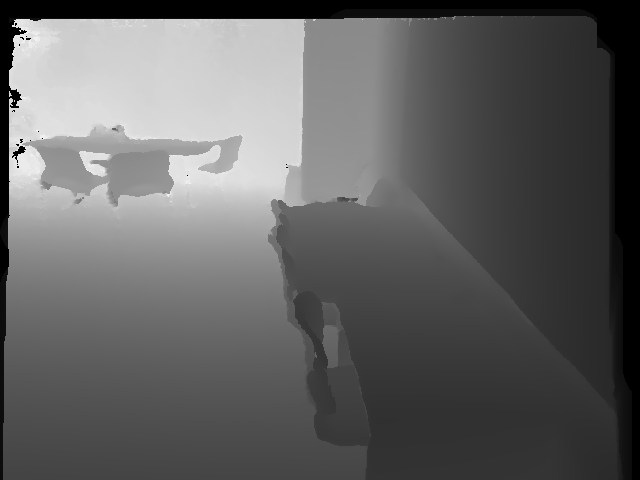
#> input picture data/mit_32_d507/d507_2/depthTSDF/0000002-000000033369.png, 640 x 480 px, found by its file name; its folder holds only this picture in this run
$ python dataset_buid_new.py
#> lines starting #> are read from the running program, lines starting #| are printed output that depends on the picture
import os
import cv2
import numpy as np
import pickle
from tqdm import tqdm
import matplotlib.pyplot as plt
from mpl_toolkits.mplot3d import Axes3D


fx, fy = 570.3422047415297, 570.3422047415297
cx, cy = 320.0, 240.0

NUMPOINTS = 1024*4

# 修改预处理函数以处理颜色信息
def preprocess_pointcloud(points, colors=None, num_points=1024):
    if len(points) < num_points:
        idx = np.random.choice(len(points), num_points, replace=True)
    else:
        idx = np.random.choice(len(points), num_points, replace=False)

    points = points[idx, :]

    # 规范化点云
    centroid = np.mean(points, axis=0)
    points -= centroid
    furthest_dist = np.max(np.linalg.norm(points, axis=1))
    points /= furthest_dist

    if colors is not None:
        colors = colors[idx, :]
        return points, colors

    return points

# 修改depth_to_pointcloud函数以接收和处理RGB图像
def depth_to_pointcloud(depth_raw, rgb_img=None):
    h, w = depth_raw.shape
    u, v = np.meshgrid(np.arange(w), np.arange(h))
    z = depth_raw
    x = (u - cx) * z / fx
    y = (v - cy) * z / fy
    points = np.stack((x, y, z), axis=-1).reshape(-1, 3)
    mask = (z.reshape(-1) > 0) & np.isfinite(points).all(axis=1)

    if rgb_img is not None:
        # 提取对应点的RGB颜色
        colors = rgb_img.reshape(-1, 3)[mask]
        return points[mask], colors

    return points[mask]

def build_dataset(base_dir, output_file):
#> called with base_dir = './data'
    sequences = [
        "mit_32_d507/d507_2/",
        "mit_76_459/76-459b/",
        "mit_76_studyroom/76-1studyroom2/",
        "mit_gym_z_squash/gym_z_squash_scan1_oct_26_2012_erika/",
        "mit_lab_hj/lab_hj_tea_nov_2_2012_scan1_erika/"
    ]

    all_pointclouds = []
    all_point_labels = []  # 点级别的标签
    all_frame_labels = []  # 帧级别的标签
    all_categorical_vectors = []  # 场景类型向量
    all_image_paths = []  # 图像路径
    all_point_colors = []  # 新增：点颜色信息

    for seq_idx, seq in enumerate(sequences):
        base_path = os.path.join(base_dir, seq)

        depth_path = os.path.join(base_path, "depthTSDF") if os.path.exists(os.path.join(base_path, "depthTSDF")) else os.path.join(base_path, "depth")
        img_path = os.path.join(base_path, "image")
        label_path = os.path.join(base_path, "labels/tabletop_labels.dat")

        has_labels = os.path.exists(label_path)

        if has_labels:
            with open(label_path, 'rb') as f:
                labels_data = pickle.load(f)  # [frame][table_instance][coordinate]
        else:
            print(f"⚠ Warning: {seq} has no labels. Defaulting to label 0 for all frames.")
            labels_data = None

        # only process jpg file
        img_files = sorted([f for f in os.listdir(img_path) if f.endswith(".jpg")])
        # only process png file
        depth_files = sorted([f for f in os.listdir(depth_path) if f.endswith(".png")])

        n_frames = min(len(img_files), len(depth_files))
        if n_frames == 0:
            print(f"⚠ Warning: {seq} has no valid image-depth pairs. Skipping.")
            continue

        print(f"Processing {seq}: Found {len(img_files)} jpg images, {len(depth_files)} png depth maps. Using {n_frames} frames.")

        # 确保labels_data与n_frames对齐
        if has_labels and len(labels_data) < n_frames:
            print(f"⚠ Warning: {seq} has fewer labels ({len(labels_data)}) than frames ({n_frames}). Padding with [].")
            labels_data += [[]] * (n_frames - len(labels_data))

        for i in tqdm(range(n_frames)):
            depth_file = os.path.join(depth_path, depth_files[i])
            depth = cv2.imread(depth_file, cv2.IMREAD_UNCHANGED).astype(np.float32) / 1000.0
#> depth: shape (480, 640) float32; min 0, max 63.38, mean 25.1
            img_file = os.path.join(img_path, img_files[i])
            img = cv2.imread(img_file)
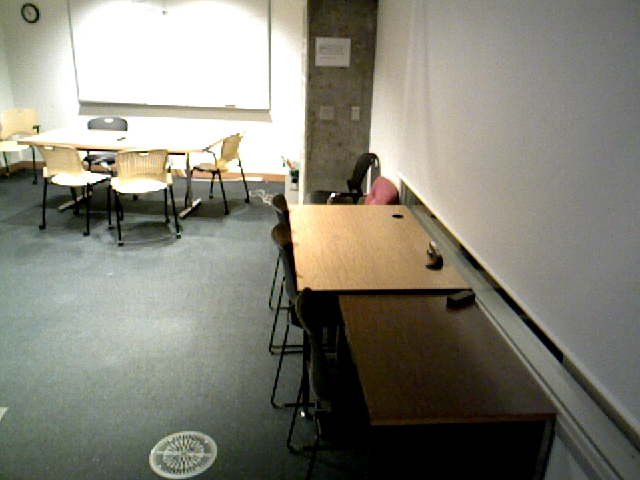
#> input picture data/mit_32_d507/d507_2/image/0000001-000000030183.jpg, 640 x 480 px, found by its file name
#> img is the input picture: shape (480, 640, 3); mean B, G, R 119, 131.1, 132.6

            # 获取原始点云（带颜色）
            rgb_img = cv2.cvtColor(img, cv2.COLOR_BGR2RGB)
            raw_points, raw_colors = depth_to_pointcloud(depth, rgb_img)
#> in depth_to_pointcloud, `x = (u - cx) * z / fx`:
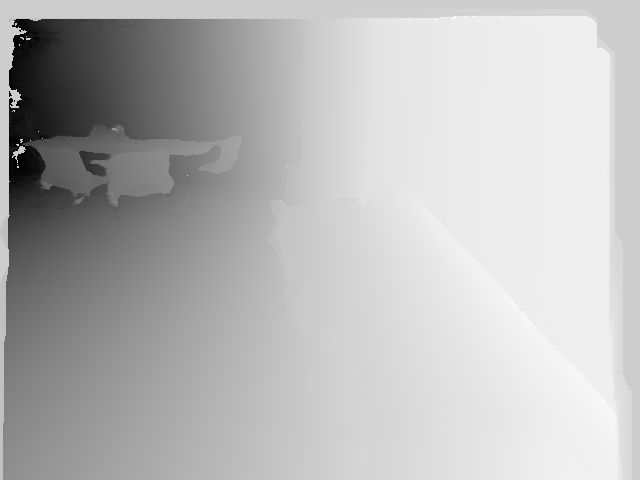
#> x: shape (480, 640) float64; min -31.98, max 7.79, mean -3.03; drawn with min black and max white
#> in depth_to_pointcloud, `y = (v - cy) * z / fy`:
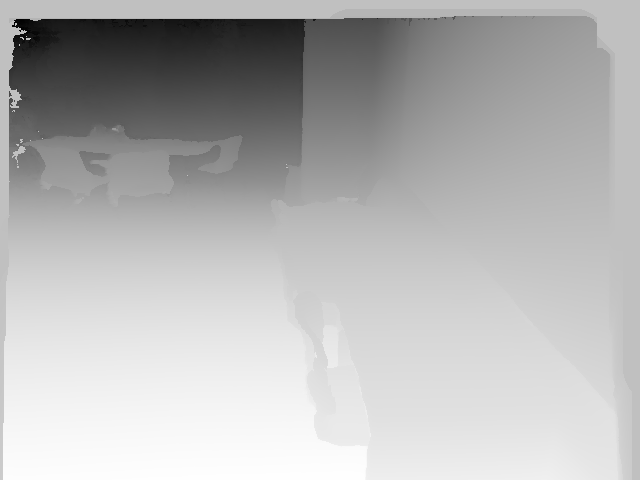
#> y: shape (480, 640) float64; min -22.98, max 7.46, mean -1.29; drawn with min black and max white

            if len(raw_points) < 10:
                continue

            # 是否有桌子的帧级别标签
            has_table = has_labels and len(labels_data[i]) > 0
            frame_label = 1 if has_table else 0

            categorical_vector = np.array([float(has_table)], dtype=np.float32)


            # 预处理点云 - 采样1024个点
            points = preprocess_pointcloud(raw_points, num_points=NUMPOINTS)
#> in preprocess_pointcloud, `idx = np.random.choice(len(points), num_points, replace=False)`: idx = 4096 values, max 286095 at index 3229, min 119 at index 490, mean 144046.6
#> in preprocess_pointcloud, `centroid = np.mean(points, axis=0)`: centroid = [-3.42, -1.34, 26.88]
#> in preprocess_pointcloud, `furthest_dist = np.max(np.linalg.norm(points, axis=1))`: furthest_dist = 47.31

            # 创建点级别的标签
            point_labels = np.zeros(NUMPOINTS, dtype=np.int64)  # 默认所有点为背景(0)
            point_labels_raw = np.zeros(len(raw_points), dtype=np.int64)


            if has_table:
                # 使用原始深度图和多边形标签来确定点是否在桌面上
                h, w = depth.shape
                # 创建掩码图像
                mask = np.zeros((h, w), dtype=np.uint8)

                # 首先将所有桌面多边形合并到一个掩码图像中
                for table_idx, table_polygon in enumerate(labels_data[i]):
                    if len(table_polygon) > 0:
                        # 将多边形转换为OpenCV格式
                        x_coords = np.array(table_polygon[0], dtype=np.int32)
                        y_coords = np.array(table_polygon[1], dtype=np.int32)
                        polygon = np.vstack((x_coords, y_coords)).T  # 转换为[[x1,y1], [x2,y2], ...]格式

                        # 填充多边形到掩码图像
                        cv2.fillPoly(mask, [polygon], 255)

                # 可视化原始图像和掩码图像
                # fig, ax = plt.subplots(1, 2, figsize=(12, 6))

                # # 显示原始图像
                # ax[0].imshow(cv2.cvtColor(img, cv2.COLOR_BGR2RGB))
                # ax[0].set_title('Original Image')
                # ax[0].axis('off')

                # # 显示掩码图像
                # ax[1].imshow(mask, cmap='gray')
                # ax[1].set_title('Mask Image')
                # ax[1].axis('off')

                # plt.show()

                # 然后对所有点进行一次性处理
                for pt_idx, point in enumerate(points):
                    # 获取原始点在深度图中的坐标
                    x, y, z = point
                    # 将3D点投影回2D图像
                    u = int(x * fx / z + cx)
                    v = int(y * fy / z + cy)

                    # 检查点是否在图像边界内
                    if 0 <= u < w and 0 <= v < h:
                        # 检查该点是否在掩码内
                        if mask[v, u] > 0:
                            point_labels[pt_idx] = 1  # 如果在掩码内，标记为桌面

            # 预处理点云 - 采样1024个点并保留颜色
            points, colors = preprocess_pointcloud(raw_points, raw_colors, num_points=NUMPOINTS)

            # 重新对采样后的点进行标注（使用最近邻）
            # 这里简化处理，重新采样
            if has_table:
                point_labels = np.zeros(NUMPOINTS, dtype=np.int64)
                for pt_idx, _ in enumerate(points):
                    # 简化标注逻辑：按比例保留标签
                    if np.random.rand() < np.mean(point_labels_raw):
                        point_labels[pt_idx] = 1
            else:
                point_labels = np.zeros(NUMPOINTS, dtype=np.int64)


            all_pointclouds.append(points)
            all_point_colors.append(colors)  # 添加颜色信息
            all_point_labels.append(point_labels)
            all_frame_labels.append(frame_label)
            all_categorical_vectors.append(categorical_vector)
            all_image_paths.append(img_file)

    # 转换为NumPy数组
    all_pointclouds = np.stack(all_pointclouds)
    all_point_colors = np.stack(all_point_colors)  # 颜色数组
    all_point_labels = np.stack(all_point_labels)

    all_frame_labels = np.array(all_frame_labels, dtype=np.int64)  # [N]
    all_categorical_vectors = np.stack(all_categorical_vectors)  # [N, 5+1]

    np.savez_compressed(output_file,
                        pointclouds=all_pointclouds,
                        point_colors=all_point_colors,  # 添加颜色信息
                        point_labels=all_point_labels,
                        frame_labels=all_frame_labels,
                        categorical_vectors=all_categorical_vectors,
                        image_paths=np.array(all_image_paths, dtype=object))


    print(f"\n Dataset saved as {output_file}, total {len(all_frame_labels)} samples")

    # 打印统计信息
    table_frames = np.sum(all_frame_labels)
    print(f"Statistics: {table_frames} frames with tables ({table_frames/len(all_frame_labels)*100:.2f}%)")

    table_points = np.sum(all_point_labels == 1)
    total_points = all_point_labels.size
#> total_points = 20480
    print(f"Points statistics: {table_points} table points out of {total_points} ({table_points/total_points*100:.2f}%)")


def inspect_dataset(npz_file, num_samples=5, save_dir=None):
    """检查NPZ文件中保存的数据集

    Args:
        npz_file: NPZ文件路径
        num_samples: 要可视化的样本数量
        save_dir: 保存可视化结果的目录，如果为None则只显示不保存
    """
    print(f"正在加载数据集: {npz_file}")
    data = np.load(npz_file, allow_pickle=True)

    # 查看数据集中的键
    print(f"数据集包含的键: {list(data.keys())}")

    # 获取数据
    pointclouds = data['pointclouds']
    point_labels = data['point_labels']
    frame_labels = data['frame_labels']
    categorical_vectors = data['categorical_vectors']
    point_colors = data.get('point_colors', None)

    # 获取图像路径（如果存在）
    image_paths = data.get('image_paths', None)

    # 打印数据形状
    print(f"点云数据形状: {pointclouds.shape}")
    print(f"点标签形状: {point_labels.shape}")
    print(f"帧标签形状: {frame_labels.shape}")
    print(f"分类向量形状: {categorical_vectors.shape}")

    # 统计信息
    table_frames = np.sum(frame_labels)
    print(f"有桌子的帧数量: {table_frames}/{len(frame_labels)} ({table_frames/len(frame_labels)*100:.2f}%)")

    table_points = np.sum(point_labels == 1)
    total_points = point_labels.size
    print(f"桌面点数量: {table_points}/{total_points} ({table_points/total_points*100:.2f}%)")

    # 创建保存目录
    if save_dir and not os.path.exists(save_dir):
        os.makedirs(save_dir)

    # 选择有桌子的样本进行可视化
    table_indices = np.where(frame_labels == 1)[0]
    if len(table_indices) == 0:
        print("没有找到有桌子的帧！使用随机样本。")
        table_indices = np.arange(len(frame_labels))

    # 随机选择样本
    if len(table_indices) > num_samples:
        sample_indices = np.random.choice(table_indices, num_samples, replace=False)
    else:
        sample_indices = table_indices

    print(f"选择了 {len(sample_indices)} 个样本进行可视化")

    # 可视化选择的样本
    for idx in sample_indices:
        # 可视化点云（传入颜色信息）
        if point_colors is not None:
            fig_pointcloud = visualize_pointcloud(pointclouds[idx], point_labels[idx], idx, frame_labels[idx], colors=point_colors[idx])
        else:
            fig_pointcloud = visualize_pointcloud(pointclouds[idx], point_labels[idx], idx, frame_labels[idx])


        # 如果有图像路径，尝试加载和显示原始图像
        if image_paths is not None:
            try:
                img_path = image_paths[idx]
                img = cv2.imread(img_path)
                if img is not None:
                    # 显示原始图像
                    plt.figure(figsize=(10, 5))
                    plt.imshow(cv2.cvtColor(img, cv2.COLOR_BGR2RGB))
                    plt.title(f"原始图像 - 样本 {idx}")
                    plt.axis('off')

                    # 保存图像
                    if save_dir:
                        plt.savefig(os.path.join(save_dir, f"sample_{idx}_original.png"))
                    plt.show()
            except Exception as e:
                print(f"无法加载样本 {idx} 的原始图像: {e}")

        # 保存点云可视化
        if save_dir:
            fig_pointcloud.savefig(os.path.join(save_dir, f"sample_{idx}_pointcloud.png"))


def visualize_pointcloud(points, labels, idx, frame_label, colors=None):
    """可视化点云和点标签"""
#> called with points = array of shape (4096, 3), labels = array of shape (4096,), idx = 3, frame_label = 0, colors = array of shape (4096, 3)
    fig = plt.figure(figsize=(10, 8))

    # 创建两个子图：一个使用标签颜色，一个使用原始RGB颜色
    ax1 = fig.add_subplot(121, projection='3d')
    ax2 = fig.add_subplot(122, projection='3d') if colors is not None else None


    # 基于标签的颜色可视化
    label_colors = np.zeros((len(points), 3))
    label_colors[labels == 0] = [0, 0, 1]  # 背景点 - 蓝色
    label_colors[labels == 1] = [1, 0, 0]  # 桌面点 - 红色

    ax1.scatter(points[:, 0], points[:, 1], points[:, 2], c=label_colors, s=1)
    ax1.set_title(f"标签着色\n桌面: {np.sum(labels == 1)}, 背景: {np.sum(labels == 0)}")

    # 使用原始RGB颜色可视化
    if colors is not None:
        ax2.scatter(points[:, 0], points[:, 1], points[:, 2], c=colors/255.0, s=1)
        ax2.set_title("RGB着色")

    # 保持坐标轴比例一致
    max_range = np.array([
        points[:, 0].max() - points[:, 0].min(),
        points[:, 1].max() - points[:, 1].min(),
        points[:, 2].max() - points[:, 2].min()
    ]).max() / 2.0

    mid_x = (points[:, 0].max() + points[:, 0].min()) * 0.5
    mid_y = (points[:, 1].max() + points[:, 1].min()) * 0.5
    mid_z = (points[:, 2].max() + points[:, 2].min()) * 0.5

    ax1.set_xlim(mid_x - max_range, mid_x + max_range)
    ax1.set_ylim(mid_y - max_range, mid_y + max_range)
    ax1.set_zlim(mid_z - max_range, mid_z + max_range)

    ax2.set_xlim(mid_x - max_range, mid_x + max_range)
    ax2.set_ylim(mid_y - max_range, mid_y + max_range)
    ax2.set_zlim(mid_z - max_range, mid_z + max_range)

    plt.tight_layout()
    plt.show()
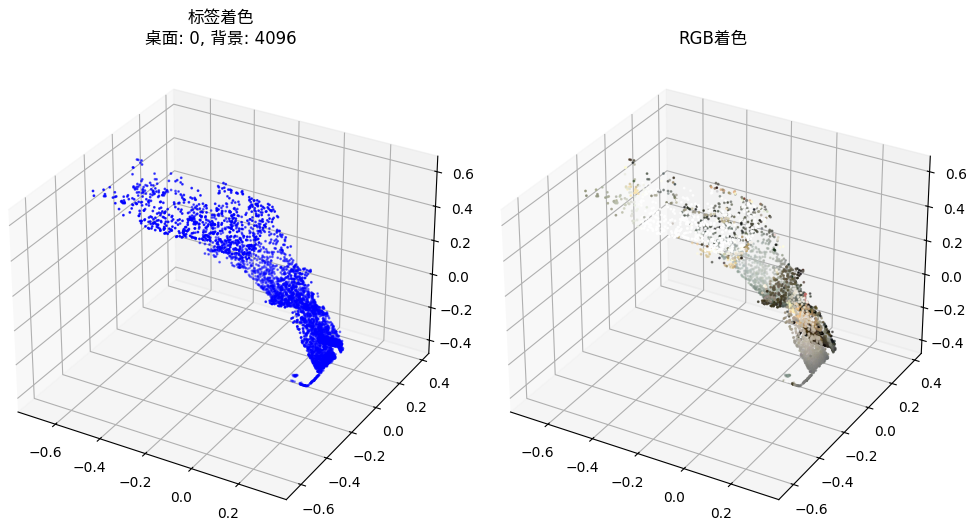
#> figure drawn by matplotlib, 2 panels
    return fig


if __name__ == "__main__":
    build_dataset(
        base_dir="./data",
        output_file="./datasets/pipelineC_dataset_mit_balanced.npz"
    )
    npz_file = "./datasets/pipelineC_dataset_mit_balanced.npz"
    inspect_dataset(npz_file, num_samples=3)
